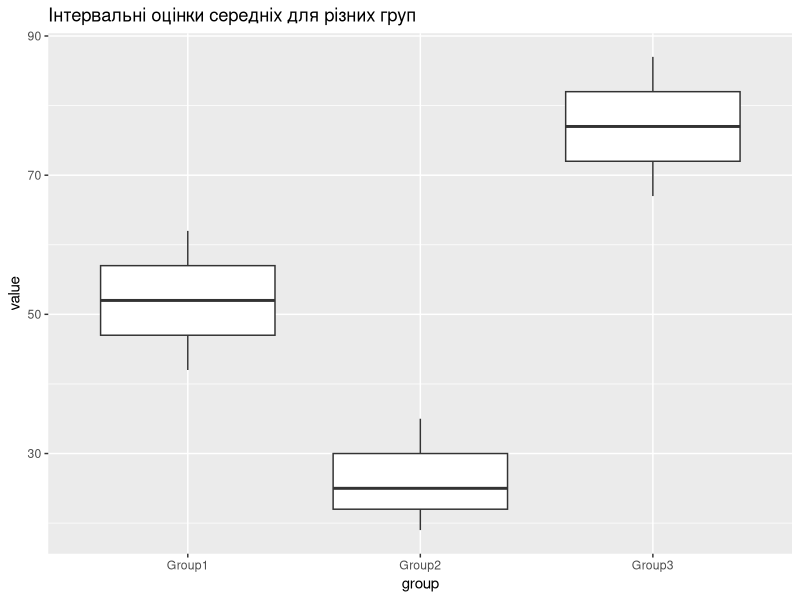

Write R code to recreate this figure.
## ---- chunk 1
# Створення даних вручну (приклад)
Group1 <- c(42, 47, 52, 57, 62)
Group2 <- c(19, 22, 25, 30, 35)
Group3 <- c(67, 72, 77, 82, 87)

# Об'єднуємо дані в один датафрейм
data <- data.frame(
  Group1 = Group1,
  Group2 = Group2,
  Group3 = Group3
)

# Перетворюємо дані в довгу форму для зручності
data_long <- data.frame(
  value = c(data$Group1, data$Group2, data$Group3),
  group = factor(rep(c("Group1", "Group2", "Group3"), each = length(data$Group1)))
)
## ---- chunk 2
# Тест Шапіро-Уїлка для кожної групи
shapiro.test(data$Group1)  # Тест для групи 1
shapiro.test(data$Group2)  # Тест для групи 2
shapiro.test(data$Group3)  # Тест для групи 3

## ---- chunk 3
# Тест Бартлета для однорідності дисперсій
bartlett.test(value ~ group, data = data_long)

## ---- chunk 4
# Виконання однофакторного дисперсійного аналізу
anova_result <- aov(value ~ group, data = data_long)
summary(anova_result)

## ---- chunk 5
# Побудова графіку для інтервальних оцінок середніх
library(ggplot2)
ggplot(data_long, aes(x = group, y = value)) +
  geom_boxplot() +
  labs(title = "Інтервальні оцінки середніх для різних груп")

